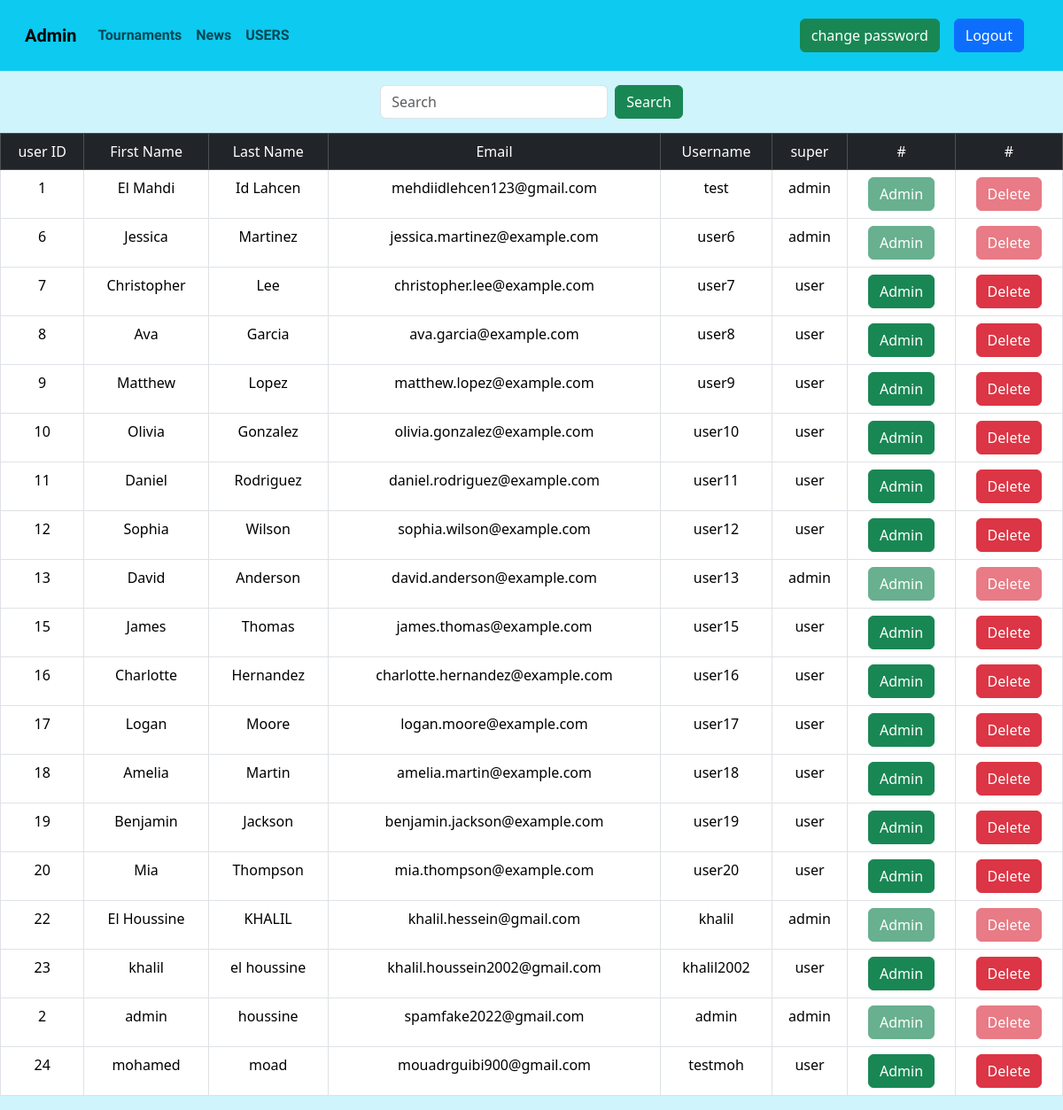
The page /admin-users.php (signed in) on the database its author committed.
### tables this page shows
CREATE TABLE IF NOT EXISTS `users` (
  `id_user` int NOT NULL AUTO_INCREMENT,
  `first_name` varchar(30) NOT NULL,
  `last_name` varchar(30) NOT NULL,
  `email` varchar(50) NOT NULL,
  `id_login` int NOT NULL,
  `profile_picture` varchar(512) DEFAULT NULL,
  PRIMARY KEY (`id_user`),
  UNIQUE KEY `email` (`email`),
  UNIQUE KEY `id_login` (`id_login`)
);

### admin-users.php (the view, shortened to what this page needs)
<!DOCTYPE html>
<html lang="en">
<head>
    <link rel="stylesheet" href="./bootstrap-5.3.3-dist/css/bootstrap.css">
</head>
<body class="bg-info-subtle">
    <header>
        <?php
            include_once "./admin-navbar.php";
        ?>
    </header>
        <div class="d-flex justify-content-center m-3 ">
            <form class="d-flex" role="search" method="get" action="admin-users.php">
                <input class="form-control me-2" type="search" placeholder="Search" name="search_text" aria-label="Search">
                <button class="btn btn-success" type="submit" name="search" value="search" >Search</button>
            </form>
            <?php
                if (isset($_GET["search"] ,$_GET["search_text"] )&& $_GET["search"]=='search' ) {
                    $search_text = $_GET["search_text"];
                    $search=true;
                }else {
                    $search = false;
                }
            ?>
        </div>
        <main >
            <?php
            if (!$search) {
                $qry = 'SELECT * FROM users
                LEFT JOIN login ON users.id_login = login.id_login;';
            }else{
                $qry = "SELECT * FROM users
                LEFT JOIN login ON users.id_login = login.id_login
                WHERE username LIKE '%$search_text%' or first_name LIKE '%$search_text%' or last_name LIKE '%$search_text%' ";
            }
                $stmt  = $conn->prepare($qry);
            ?>
                <table class="table table-bordered  table-centered ">
                    <thead class="table-dark text-center mt-5">
                        <td>user ID</td>
                        <td>First Name</td>
                        <td>Last Name</td>
                        <td>Email</td>
                        <td>Username</td>
                        <td>super</td>
                        <td>#</td>
                        <td>#</td>
                    </thead>
            <form action="./delete.php" method="post">
            <?php
                if ($stmt->execute()):
                    $result = $stmt->fetchAll(PDO::FETCH_ASSOC);
                    foreach ($result as $row) :
                    ?>
                        <tbody class="text-center mt-5">
                            <td><?= $row["id_user"] ?></td>
                            <td><?= $row["first_name"] ?></td>
                            <td><?= $row["last_name"] ?></td>
                            <td><?= $row["email"] ?></td>
                            <td><?= $row["username"] ?></td>
                            <td><?php echo ($row["super_user"] == 1) ? "admin" : "user"; ?></td>
                            <td><button type="submit" class="btn btn-success  <?php if($row["super_user"]==1): echo "disabled" ; endif ?>" name="user_super" value="<?= $row["id_login"] ?>" >Admin</button></td>
                            <td><button type="submit" class="btn btn-danger <?php if($row["super_user"]==1): echo "disabled" ; endif ?>" name="user_remove" value="<?= $row["id_login"] ?>" >Delete</button></td>
                        </tbody>
                    <?php endforeach;?>
                <?php endif;?>
                    </form>
                    </table>
        </main>
</body>
</html>

### rows shown on the page
users: id_user "1", first_name "El Mahdi", last_name "Id Lahcen", email "mehdiidlehcen123@gmail.com", id_login.username "test", shows "admin"
users: id_user "6", first_name "Jessica", last_name "Martinez", email "jessica.martinez@example.com", id_login.username "user6", shows "admin"
users: id_user "7", first_name "Christopher", last_name "Lee", email "christopher.lee@example.com", id_login.username "user7"
users: id_user "8", first_name "Ava", last_name "Garcia", email "ava.garcia@example.com", id_login.username "user8"
users: id_user "9", first_name "Matthew", last_name "Lopez", email "matthew.lopez@example.com", id_login.username "user9"
users: id_user "10", first_name "Olivia", last_name "Gonzalez", email "olivia.gonzalez@example.com", id_login.username "user10"
users: id_user "11", first_name "Daniel", last_name "Rodriguez", email "daniel.rodriguez@example.com", id_login.username "user11"
users: id_user "12", first_name "Sophia", last_name "Wilson", email "sophia.wilson@example.com", id_login.username "user12"
users: id_user "13", first_name "David", last_name "Anderson", email "david.anderson@example.com", id_login.username "user13", shows "admin"
users: id_user "15", first_name "James", last_name "Thomas", email "james.thomas@example.com", id_login.username "user15"
users: id_user "16", first_name "Charlotte", last_name "Hernandez", email "charlotte.hernandez@example.com", id_login.username "user16"
users: id_user "17", first_name "Logan", last_name "Moore", email "logan.moore@example.com", id_login.username "user17"
users: id_user "18", first_name "Amelia", last_name "Martin", email "amelia.martin@example.com", id_login.username "user18"
users: id_user "19", first_name "Benjamin", last_name "Jackson", email "benjamin.jackson@example.com", id_login.username "user19"
users: id_user "20", first_name "Mia", last_name "Thompson", email "mia.thompson@example.com", id_login.username "user20"
users: id_user "22", first_name "El Houssine", last_name "KHALIL", email "khalil.hessein@gmail.com", id_login.username "khalil", shows "admin"
users: id_user "23", first_name "khalil", last_name "el houssine", email "khalil.houssein2002@gmail.com", id_login.username "khalil2002"
users: id_user "2", first_name "admin", last_name "houssine", email "spamfake2022@gmail.com", id_login.username "admin"
users: id_user "24", first_name "mohamed", last_name "moad", email "mouadrguibi900@gmail.com", id_login.username "testmoh"
